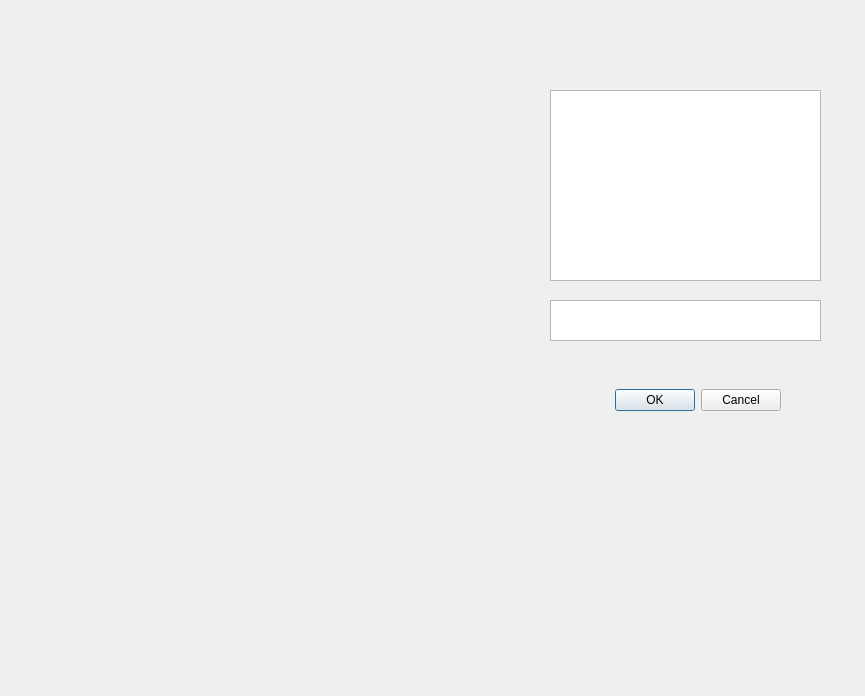
<?xml version="1.0" encoding="UTF-8"?>
<ui version="4.0">
 <class>Dialog</class>
 <widget class="QDialog" name="Dialog">
  <property name="geometry">
   <rect>
    <x>0</x>
    <y>0</y>
    <width>865</width>
    <height>696</height>
   </rect>
  </property>
  <property name="windowTitle">
   <string>Dialog</string>
  </property>
  <widget class="QTextEdit" name="textEdit">
   <property name="geometry">
    <rect>
     <x>550</x>
     <y>300</y>
     <width>271</width>
     <height>41</height>
    </rect>
   </property>
  </widget>
  <widget class="QTextBrowser" name="textBrowser">
   <property name="geometry">
    <rect>
     <x>550</x>
     <y>90</y>
     <width>271</width>
     <height>191</height>
    </rect>
   </property>
  </widget>
  <widget class="QLabel" name="label">
   <property name="geometry">
    <rect>
     <x>40</x>
     <y>70</y>
     <width>291</width>
     <height>311</height>
    </rect>
   </property>
   <property name="text">
    <string/>
   </property>
  </widget>
  <widget class="QDialogButtonBox" name="buttonBox">
   <property name="geometry">
    <rect>
     <x>610</x>
     <y>370</y>
     <width>171</width>
     <height>61</height>
    </rect>
   </property>
   <property name="standardButtons">
    <set>QDialogButtonBox::Cancel|QDialogButtonBox::Ok</set>
   </property>
  </widget>
 </widget>
 <resources/>
 <connections/>
</ui>
